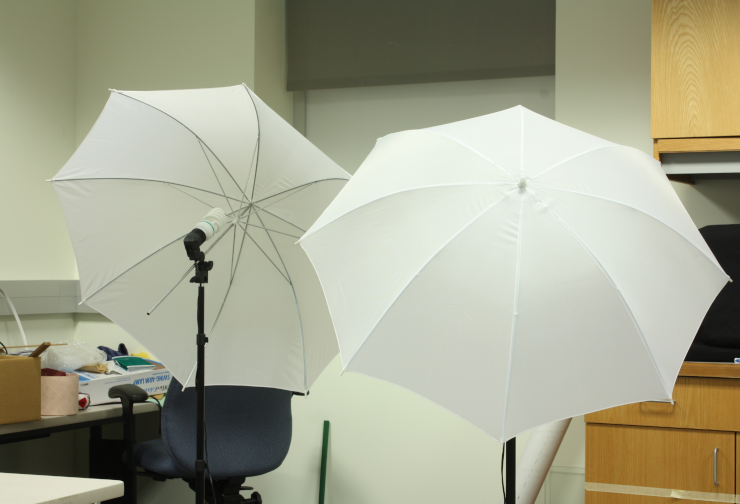
#> input picture umbrellaL.png, 740 x 504 px
$ python disparity.py
#> lines starting #> are read from the running program, lines starting #| are printed output that depends on the picture
import numpy as np
import cv2
import sys
from mpl_toolkits import mplot3d
from matplotlib import pyplot as plt


# ================================================
#
def getDisparityMap(imL, imR, numDisparities, blockSize):
    stereo = cv2.StereoBM_create(numDisparities=numDisparities, blockSize=blockSize)

    disparity = stereo.compute(imL, imR)
    disparity = disparity - disparity.min() + 1 # Add 1 so we don't get a zero depth, later
    disparity = disparity.astype(np.float32) / 16.0 # Map is fixed point int with 4 fractional bits

    return disparity # floating point image
# ================================================


# ================================================
#
def plot2(disparity):
    # This just plots some sample points.  Change this function to
    # plot the 3D reconstruction from the disparity map and other values
    X = [p[0] for p in disparity]
    Y = [p[1] for p in disparity]
    Z = [p[2] for p in disparity]

    # Just use fixed color, skip cmap
    fig = plt.figure(figsize=(12, 4))
    ax1 = fig.add_subplot(131, projection='3d')
    ax1.scatter(X, Y, Z, s=0.1, color='black')
    ax1.set_title("3D View")
    ax1.view_init(elev=25, azim=45)

    ax2 = fig.add_subplot(132)
    ax2.scatter(X, Z, s=0.1, color='black')
    ax2.set_title("Top View (X-Z)")

    ax3 = fig.add_subplot(133)
    ax3.scatter(Y, Z, s=0.1, color='black')
    ax3.set_title("Side View (Y-Z)")

    plt.tight_layout()
    plt.savefig('3d_plot_output.pdf', bbox_inches='tight')
    plt.show()


# ================================================
#

def plot(disparity):
    # This just plots some sample points.  Change this function to
    # plot the 3D reconstruction from the disparity map and other values
    x = [p[0] for p in disparity]
    y = [p[1] for p in disparity]
    z = [p[2] for p in disparity]


    # 3D View

    fig = plt.figure()
    ax = fig.add_subplot(111, projection='3d')  # One subplot, 3D

    ax.scatter(x, y, z, s=0.1, color='green')   # s controls dot size
    ax.view_init(elev=-90, azim=-90)
    ax.set_title("3D View")
    ax.set_xlabel("X")
    ax.set_ylabel("Y")
    ax.set_zlabel("Z")

    plt.tight_layout()
    plt.savefig("single _3d_plot_output.pdf", bbox_inches="tight")
    plt.show()
# ================================================
if __name__ == '__main__':

    # Load left image
    filename = 'umbrellaL.png'
    imgL = cv2.imread(filename, cv2.IMREAD_GRAYSCALE)
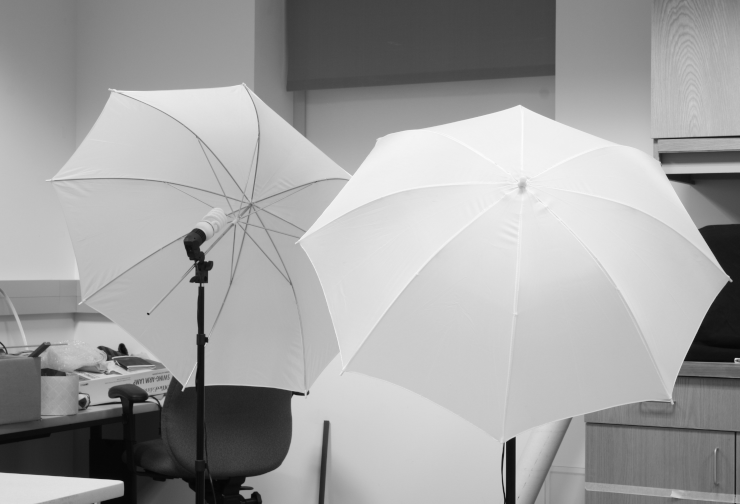
#> imgL: shape (504, 740); min 5, max 252, mean 161.7
    #
    if imgL is None:
        print('\nError: failed to open {}.\n'.format(filename))
        sys.exit()


    # Load right image
    filename = 'umbrellaR.png'
    imgR = cv2.imread(filename, cv2.IMREAD_GRAYSCALE)
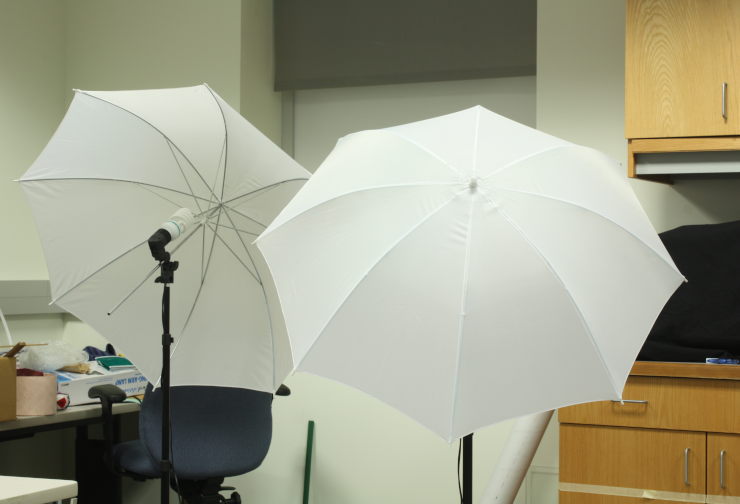
#> input picture umbrellaR.png, 740 x 504 px
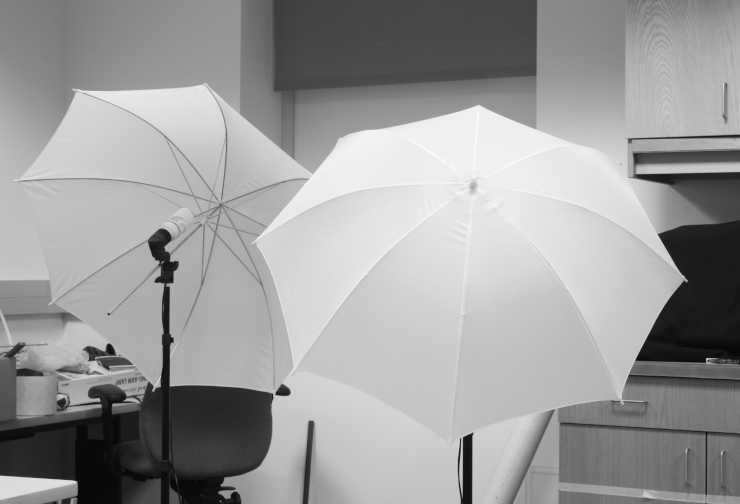
#> imgR: shape (504, 740); min 7, max 250, mean 155.8
    #
    if imgR is None:
        print('\nError: failed to open {}.\n'.format(filename))
        sys.exit()


    # Create a window to display the image in
    cv2.namedWindow('Disparity', cv2.WINDOW_NORMAL)

    # Get disparity map
    disparity = getDisparityMap(imgL, imgR, 64, 5)
#> in getDisparityMap, `disparity = stereo.compute(imL, imR)`:
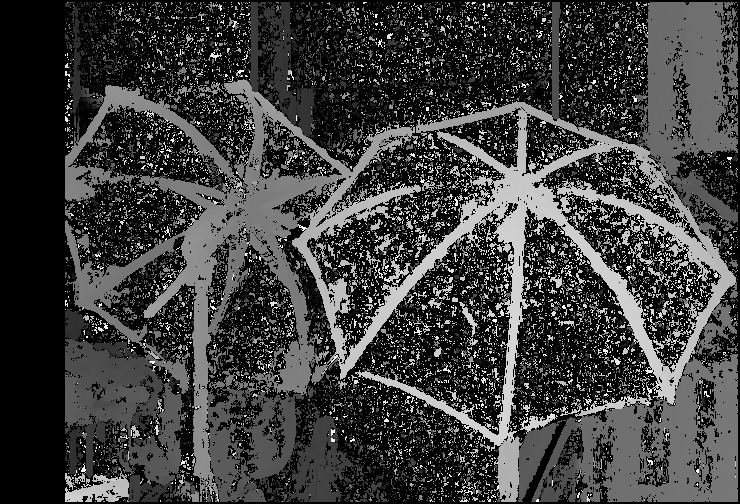
#> disparity: shape (504, 740) int16; min -16, max 1008, mean 228.3; drawn with min black and max white

    # Normalise for display
    disparityImg = np.interp(disparity, (disparity.min(), disparity.max()), (0.0, 1.0))

    # Show result
    cv2.imshow('Disparity', disparityImg)

    # Show 3D plot of the scene
    plot(disparity)
#> in plot, `x = [p[0] for p in disparity]`: x = 504 values from 0.0625 to 0.0625
#> in plot, `plt.savefig("single _3d_plot_output.pdf", bbox_inches="tight")`:
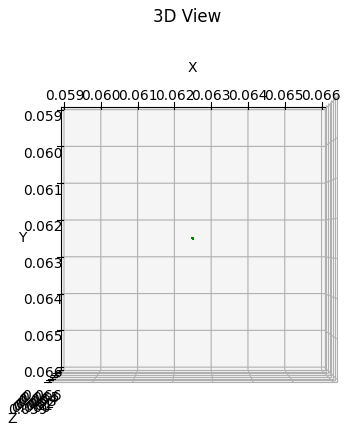
#> figure drawn by matplotlib, 1 panel

    # Wait for spacebar press or escape before closing,
    # otherwise window will close without you seeing it
    while True:
        key = cv2.waitKey(1)
#> (key Esc is pressed here)
        if key == ord(' ') or key == 27:
            break

    cv2.destroyAllWindows()
